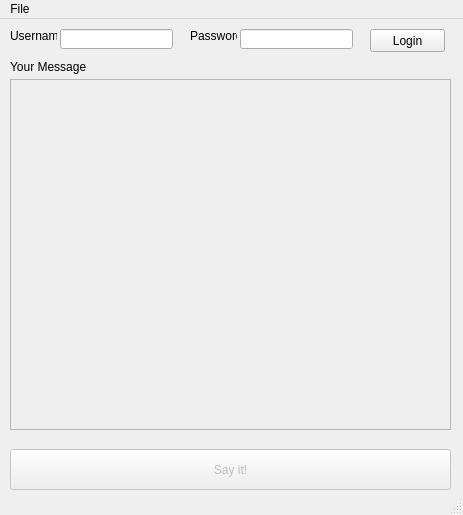
<?xml version="1.0" encoding="UTF-8"?>
<ui version="4.0">
 <class>MainWindow</class>
 <widget class="QMainWindow" name="MainWindow">
  <property name="geometry">
   <rect>
    <x>0</x>
    <y>0</y>
    <width>463</width>
    <height>515</height>
   </rect>
  </property>
  <property name="windowTitle">
   <string>MainWindow</string>
  </property>
  <widget class="QWidget" name="centralwidget">
   <widget class="QLabel" name="label">
    <property name="geometry">
     <rect>
      <x>10</x>
      <y>10</y>
      <width>47</width>
      <height>13</height>
     </rect>
    </property>
    <property name="text">
     <string>Username</string>
    </property>
   </widget>
   <widget class="QLineEdit" name="lineEdit">
    <property name="geometry">
     <rect>
      <x>60</x>
      <y>10</y>
      <width>113</width>
      <height>20</height>
     </rect>
    </property>
   </widget>
   <widget class="QLabel" name="label_2">
    <property name="geometry">
     <rect>
      <x>190</x>
      <y>10</y>
      <width>47</width>
      <height>13</height>
     </rect>
    </property>
    <property name="text">
     <string>Password</string>
    </property>
   </widget>
   <widget class="QLineEdit" name="lineEdit_2">
    <property name="geometry">
     <rect>
      <x>240</x>
      <y>10</y>
      <width>113</width>
      <height>20</height>
     </rect>
    </property>
    <property name="echoMode">
     <enum>QLineEdit::Password</enum>
    </property>
   </widget>
   <widget class="QPushButton" name="pushButton">
    <property name="geometry">
     <rect>
      <x>370</x>
      <y>10</y>
      <width>75</width>
      <height>23</height>
     </rect>
    </property>
    <property name="text">
     <string>Login</string>
    </property>
   </widget>
   <widget class="QLabel" name="label_3">
    <property name="geometry">
     <rect>
      <x>10</x>
      <y>40</y>
      <width>91</width>
      <height>16</height>
     </rect>
    </property>
    <property name="text">
     <string>Your Message</string>
    </property>
   </widget>
   <widget class="QTextEdit" name="textEdit">
    <property name="enabled">
     <bool>false</bool>
    </property>
    <property name="geometry">
     <rect>
      <x>10</x>
      <y>60</y>
      <width>441</width>
      <height>351</height>
     </rect>
    </property>
   </widget>
   <widget class="QPushButton" name="pushButton_2">
    <property name="enabled">
     <bool>false</bool>
    </property>
    <property name="geometry">
     <rect>
      <x>10</x>
      <y>430</y>
      <width>441</width>
      <height>41</height>
     </rect>
    </property>
    <property name="text">
     <string>Say it!</string>
    </property>
   </widget>
  </widget>
  <widget class="QMenuBar" name="menubar">
   <property name="geometry">
    <rect>
     <x>0</x>
     <y>0</y>
     <width>463</width>
     <height>21</height>
    </rect>
   </property>
   <widget class="QMenu" name="menuFile">
    <property name="title">
     <string>File</string>
    </property>
    <addaction name="actionClose"/>
   </widget>
   <addaction name="menuFile"/>
  </widget>
  <widget class="QStatusBar" name="statusbar"/>
  <action name="actionClose">
   <property name="text">
    <string>Close</string>
   </property>
  </action>
 </widget>
 <resources/>
 <connections/>
</ui>
